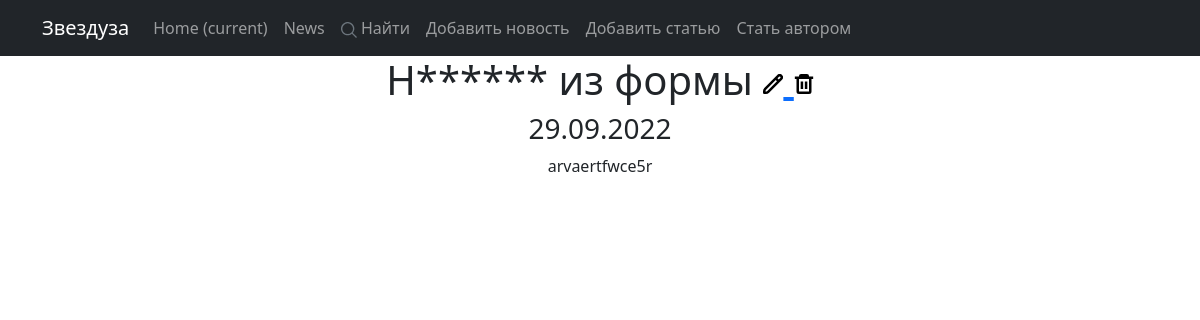
Screenshot of /news/36 with the database file from the repository.
### news/models.py (models this page shows, shortened)
class Post(models.Model):
    author = models.ForeignKey(Author, on_delete=models.CASCADE)
    type = models.CharField(max_length=2,
                            choices=POST_TYPE,
                            default=article)
    created = models.DateTimeField(auto_now_add=True)
    category = models.ManyToManyField(Category, through='PostCategory')
    header = models.CharField(max_length=255)
    text = models.TextField()
    rank = models.IntegerField(default=0)

### news/views.py (the view)
# urls.py: path('news/<int:pk>', PostDetail.as_view()),
class PostDetail(DetailView):
    model = Post
    template_name = 'post.html'
    context_object_name = 'post'
    def get_context_data(self, **kwargs):
        context = super().get_context_data(**kwargs)
        context['is_not_author'] = not self.request.user.groups.filter(name='author').exists()
        return context

### news/templatetags/custom_filters.py (called while the page is built)
@register.filter()
def censor(text):
    if not isinstance(text, str):
        raise TypeError('filter censor applied to non-string value')
    text = text.split() # если не текст, райзается AttributeError
    result = ''
    for word in text:
        result += ' ' + word[0] + '*' * (len(word) - 1) if word.capitalize() == word and word[0].isalpha() else ' ' + word
    return result

### news/templatetags/custom_tags.py (called while the page is built)
@register.simple_tag
def make_posttype_url(post_type):
    return 'article' if post_type == 'AR' else 'news'

### templates/post.html (shortened to what this page needs)
{% extends 'flatpages/default.html' %}
{% load custom_filters %}
{% load custom_tags %}
{% load static %}
{% block content %}
<h1>
    {{ post.header|censor }}
    <a href="/{% make_posttype_url post.type %}/{{post.pk}}/edit" title="edit">
        <img src="{% static 'icons/pencil.svg' %}" class="icon">
    </a>
    <a href="/{% make_posttype_url post.type %}/{{post.pk}}/delete" title="delete">
        <img src="{% static 'icons/trash.svg' %}" class="icon">
    </a>
</h1>
<h3>{{ post.created|date:'d.m.Y' }}</h3>
<article>{{ post.text|censor}}</article>
{% endblock content %}

### rows the page displays
Post: header|censor "Н****** из формы", created "29.09.2022", text|censor "arvaertfwce5r"
